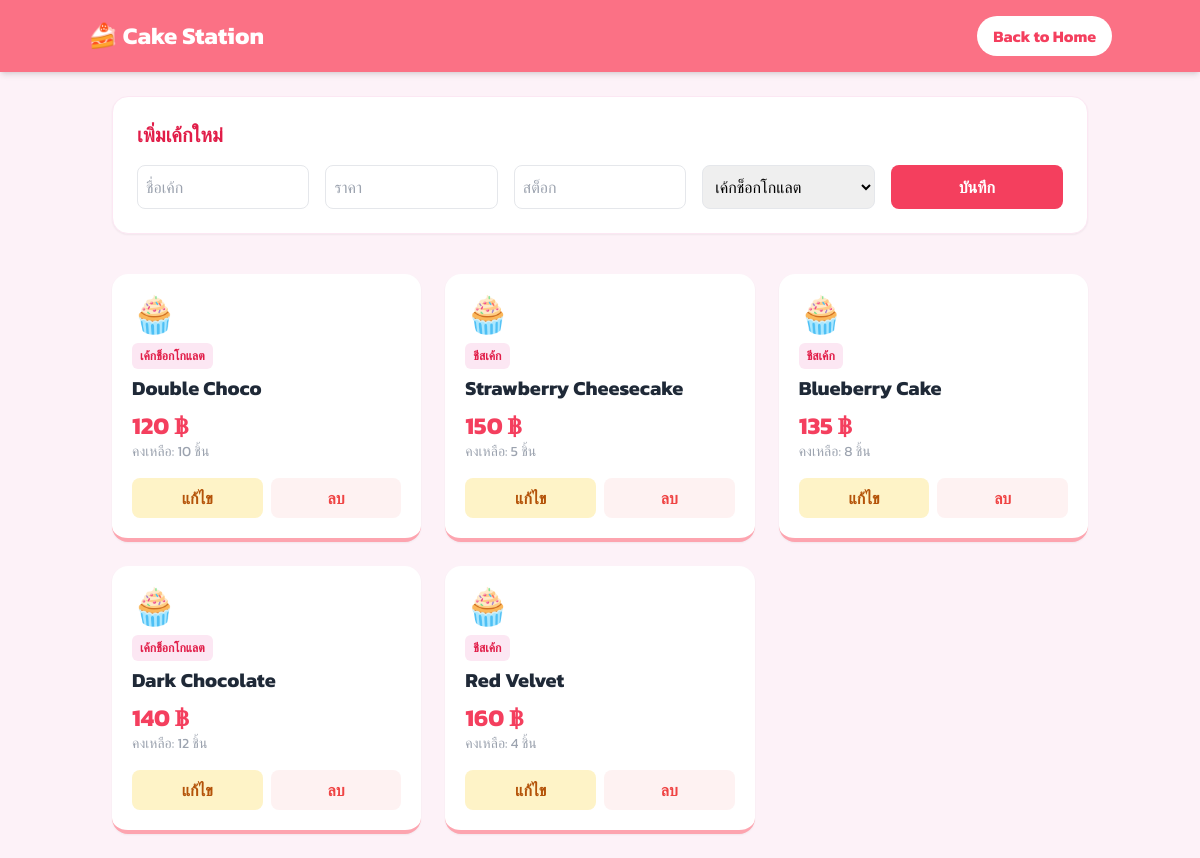
The page / on the database its author committed.
### tables this page shows
CREATE TABLE Cakes (
    id INTEGER PRIMARY KEY AUTOINCREMENT,
    name TEXT NOT NULL,
    price REAL NOT NULL,
    stock INTEGER NOT NULL,
    category_id INTEGER,
    FOREIGN KEY (category_id) REFERENCES Categories(id)
);

CREATE TABLE Categories (
    id INTEGER PRIMARY KEY AUTOINCREMENT,
    name TEXT NOT NULL
);

### app.py (the view)
@app.route('/')
def index():
    conn = get_db_connection()
    cakes = conn.execute('''
        SELECT Cakes.*, Categories.name as category_name
        FROM Cakes
        JOIN Categories ON Cakes.category_id = Categories.id
    ''').fetchall()
    categories = conn.execute('SELECT * FROM Categories').fetchall()
    conn.close()
    return render_template('index.html', cakes=cakes, categories=categories)

### app.py (called while the page is built)
def get_db_connection():
    conn = sqlite3.connect(db_path)
    conn.row_factory = sqlite3.Row
    return conn

### templates/index.html (shortened to what this page needs)
<!DOCTYPE html>
<html lang="th">
<head>
    <script src="https://cdn.tailwindcss.com"></script>
</head>
<body class="bg-pink-50 min-h-screen">
    <nav class="bg-rose-400 text-white p-4 shadow-md sticky top-0 z-10">
        <div class="container mx-auto flex justify-between items-center">
            <a href="/" class="text-2xl font-bold">🍰 Cake Station</a>
            <a href="/" class="bg-white text-rose-500 px-4 py-2 rounded-full font-bold hover:bg-rose-50 transition">Back to Home</a>
        </div>
    </nav>
    <div class="container mx-auto p-6">
        <div class="bg-white p-6 rounded-2xl shadow-sm border border-pink-100 mb-10">
            <h2 class="text-xl font-bold text-rose-600 mb-4">เพิ่มเค้กใหม่</h2>
            <form action="/add_cake" method="POST" class="grid grid-cols-1 md:grid-cols-5 gap-4">
                <input type="text" name="name" placeholder="ชื่อเค้ก" class="border p-2 rounded-lg outline-rose-300" required>
                <input type="number" name="price" placeholder="ราคา" class="border p-2 rounded-lg outline-rose-300" required>
                <input type="number" name="stock" placeholder="สต็อก" class="border p-2 rounded-lg outline-rose-300" required>
                <select name="category_id" class="border p-2 rounded-lg outline-rose-300">
                    {% for cat in categories %}
                    <option value="{{ cat.id }}">{{ cat.name }}</option>
                    {% endfor %}
                </select>
                <button type="submit" class="bg-rose-500 text-white font-bold py-2 rounded-lg hover:bg-rose-600">บันทึก</button>
            </form>
        </div>
        <div class="grid grid-cols-1 md:grid-cols-3 gap-6">
            {% for cake in cakes %}
            <div class="bg-white rounded-2xl p-5 shadow-sm border-b-4 border-rose-300 hover:shadow-md transition">
                <div class="text-4xl mb-2">🧁</div>
                <span class="text-xs bg-pink-100 text-rose-600 px-2 py-1 rounded-md font-bold">{{ cake.category_name }}</span>
                <h3 class="text-xl font-bold text-gray-800 mt-2">{{ cake.name }}</h3>
                <p class="text-2xl font-bold text-rose-500 mt-2">{{ "{:,.0f}".format(cake.price) }} ฿</p>
                <p class="text-gray-400 text-sm">คงเหลือ: {{ cake.stock }} ชิ้น</p>
                <div class="flex gap-2 mt-4">
                    <button onclick="openEdit('{{ cake.id }}', '{{ cake.name }}', '{{ cake.price }}', '{{ cake.stock }}', '{{ cake.category_id }}')"
                            class="flex-1 bg-amber-100 text-amber-700 py-2 rounded-lg font-bold hover:bg-amber-200">แก้ไข</button>
                    <a href="/delete_cake/{{ cake.id }}" class="flex-1 bg-red-50 text-red-500 py-2 rounded-lg font-bold text-center hover:bg-red-100" onclick="return confirm('ลบหรือไม่?')">ลบ</a>
                </div>
            </div>
            {% endfor %}
        </div>
    </div>
</body>
</html>

### templates/index.html (style rules this page uses)
body { font-family: 'Kanit', sans-serif; }

### rows shown on the page
Cakes: category_name "เค้กช็อกโกแลต", name "Double Choco", price "120", stock "10"
Cakes: category_name "ชีสเค้ก", name "Strawberry Cheesecake", price "150", stock "5"
Cakes: category_name "ชีสเค้ก", name "Blueberry Cake", price "135", stock "8"
Cakes: category_name "เค้กช็อกโกแลต", name "Dark Chocolate", price "140", stock "12"
Cakes: category_name "ชีสเค้ก", name "Red Velvet", price "160", stock "4"

### other values the page prints
form field category_id "เค้กช็อกโกแลต"
